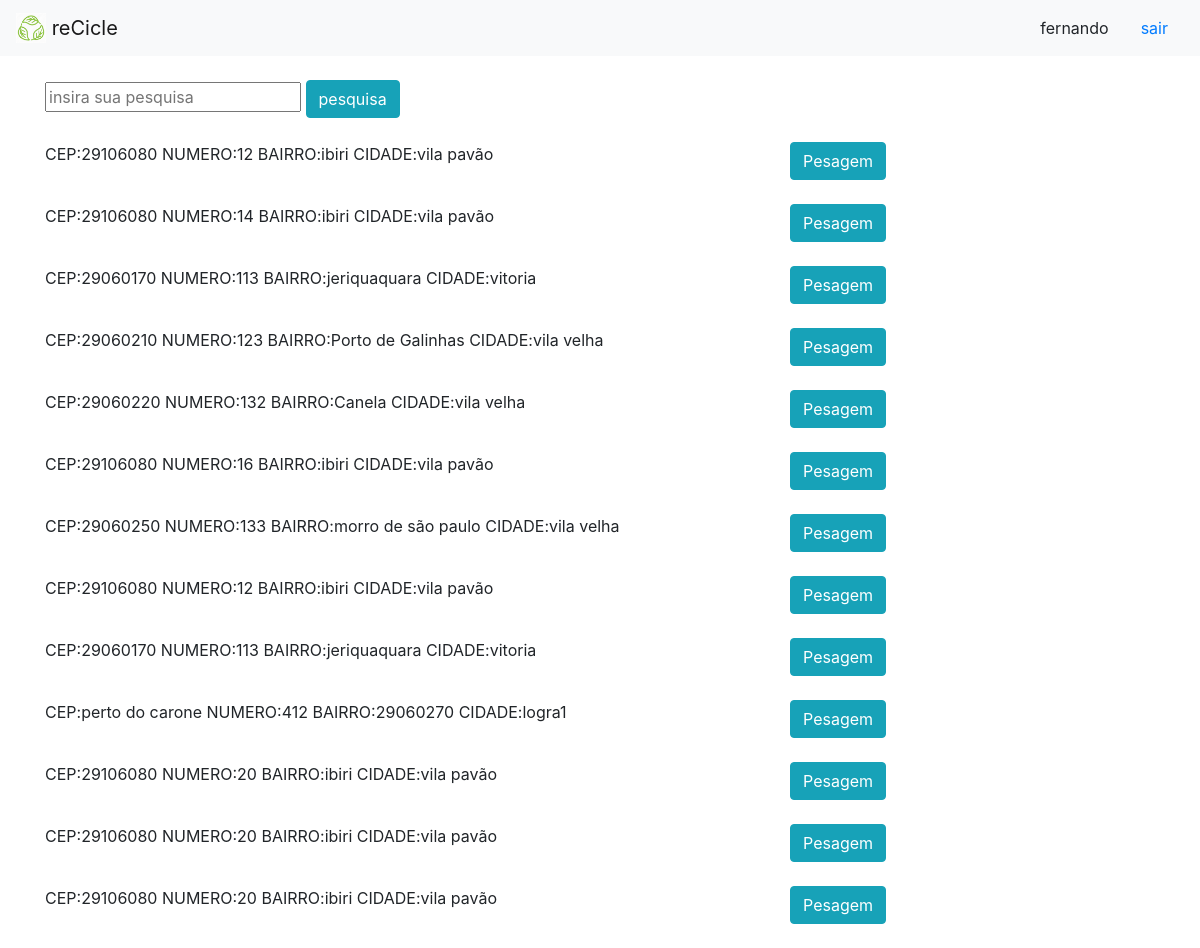
/motorista/coleta/ (signed in), run on the app's committed database.
### Aplicacao/models.py (models this page shows, shortened)
class Coleta(models.Model):
    cliente     = models.ForeignKey(Cliente, on_delete=models.CASCADE)
    aguardando  = models.BooleanField()
    def __str__(self):
        return  "CEP:"+self.cliente.endereco.cep+" NUMERO:"+self.cliente.endereco.numero+" BAIRRO:"+self.cliente.endereco.bairro.nome_bairro+" CIDADE:"+self.cliente.endereco.cidade.nome_cidade

class Cliente(models.Model):
    usuario =  models.ForeignKey(User,on_delete=models.CASCADE)
    carteira = models.ForeignKey(Carteira,on_delete=models.CASCADE)
    endereco = models.ForeignKey(Endereco,on_delete=models.CASCADE)
    data_nascimento = models.DateField()
    cpf = models.CharField(max_length=11)

class Bairro(Cidade):
    nome_bairro = models.CharField(max_length=35)

class Endereco(Bairro):   # cep e estado com mascara no html
    logradouro = models.TextField()
    cep        = models.CharField(max_length=8)
    numero     = models.CharField(max_length=4)
    referencia = models.TextField()

class Estado(models.Model):
    sigla = models.CharField(max_length=2)

class Cidade(Estado):
    nome_cidade = models.CharField(max_length=35)

class Bairro(Cidade):
    nome_bairro = models.CharField(max_length=35)

class Estado(models.Model):
    sigla = models.CharField(max_length=2)

### Aplicacao/views.py (the view)
# urls.py: path('motorista/coleta/',views.visualizar_coletas),
@login_required(login_url='/login/')
def visualizar_coletas(request):
    nome = getNome(request)
    result = Coleta.objects.filter(aguardando=True)
    coletas = []
    for i in result:
        coletas.append(i)
    return render(request,'motorista_coleta.html',{'coletas':coletas,'nome':nome})

### Aplicacao/views.py (called while the page is built)
def getUser(request):
    result = User.objects.filter(email=request.session['email'])
    return result[0]

def getNome(request):
    result= getUser(request)
    nome=result.first_name
    return nome

### Aplicacao/templates/motorista_coleta.html (shortened to what this page needs)
<!DOCTYPE html>
<html lang="en">
    <head>
            {% load static %}
        <link type="text/css" rel="stylesheet" href="{% static 'css/bootstrap.min.css' %}">
    </head>
    <body>
        <nav class="navbar navbar-light bg-light">
            <a class="navbar-brand" href="">
                <img src="/static/img/recicle.png" width="30" height="30" class="d-inline-block align-top" alt="">
                reCicle
            </a>
            <ul class="nav justify-content-end">
                <li class="nav-item">
                    <a class="nav-link " >{{nome}}</a>
                </li>
                <li class="nav-item">
                    <a class="nav-link" href="/logout/">sair</a>
                </li>
            </ul>
        </nav>
    <br>
        <div class="container">
            <form method="POST" class="post-form">{% csrf_token %}
                <input type="text"    name='filtro' placeholder='insira sua pesquisa'>
                <button type="submit" class="btn btn-info" >
                    pesquisa
                </button>
            </form>
        </div>
    <br>
        <div class="container">
            {% for coleta in coletas %}
            <div class="row">
                <div class="col-8">
                    {{coleta}}
                </div>
                <div class=".col-sm-4">
                    <a href="pesagem/" class="btn btn-info">Pesagem</a>
                </div>
            </div>
    <br>
            {% endfor %}
        </div>
    </body>
</html>

### data on the page
Coleta: cliente.nome_cidade "CEP:29106080 NUMERO:12 BAIRRO:ibiri CIDADE:vila pavão"
Coleta: cliente.nome_cidade "CEP:29106080 NUMERO:14 BAIRRO:ibiri CIDADE:vila pavão"
Coleta: cliente.nome_cidade "CEP:29060170 NUMERO:113 BAIRRO:jeriquaquara CIDADE:vitoria"
Coleta: cliente.nome_cidade "CEP:29060210 NUMERO:123 BAIRRO:Porto de Galinhas CIDADE:vila velha"
Coleta: cliente.nome_cidade "CEP:29060220 NUMERO:132 BAIRRO:Canela CIDADE:vila velha"
Coleta: cliente.nome_cidade "CEP:29106080 NUMERO:16 BAIRRO:ibiri CIDADE:vila pavão"
Coleta: cliente.nome_cidade "CEP:29060250 NUMERO:133 BAIRRO:morro de são paulo CIDADE:vila velha"
Coleta: cliente.nome_cidade "CEP:29106080 NUMERO:12 BAIRRO:ibiri CIDADE:vila pavão"
Coleta: cliente.nome_cidade "CEP:29060170 NUMERO:113 BAIRRO:jeriquaquara CIDADE:vitoria"
Coleta: cliente.nome_cidade "CEP:perto do carone NUMERO:412 BAIRRO:29060270 CIDADE:logra1"
Coleta: cliente.nome_cidade "CEP:29106080 NUMERO:20 BAIRRO:ibiri CIDADE:vila pavão"
Coleta: cliente.nome_cidade "CEP:29106080 NUMERO:20 BAIRRO:ibiri CIDADE:vila pavão"
Coleta: cliente.nome_cidade "CEP:29106080 NUMERO:20 BAIRRO:ibiri CIDADE:vila pavão"

### other printed values
{{ nome }} "fernando"
